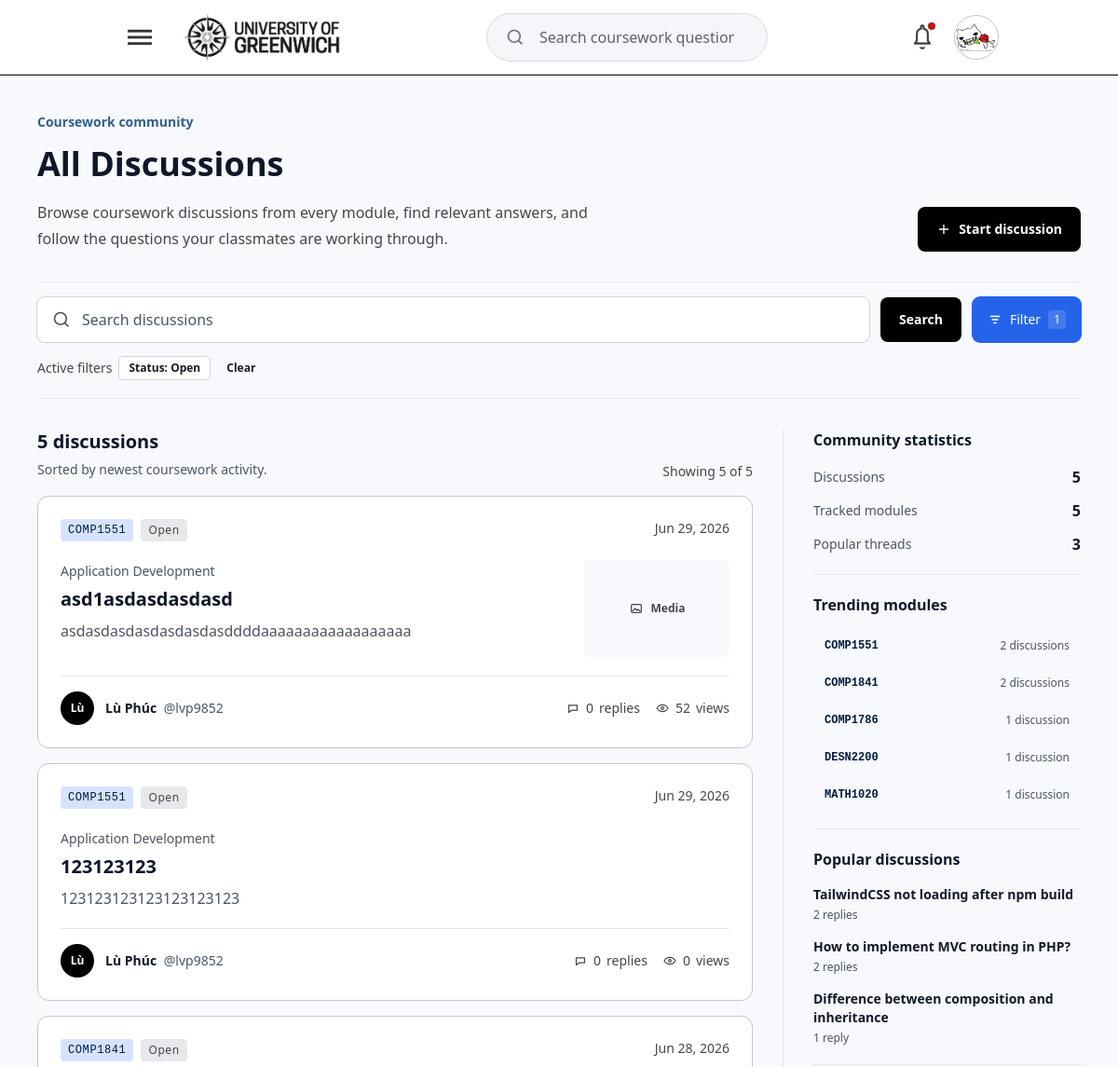
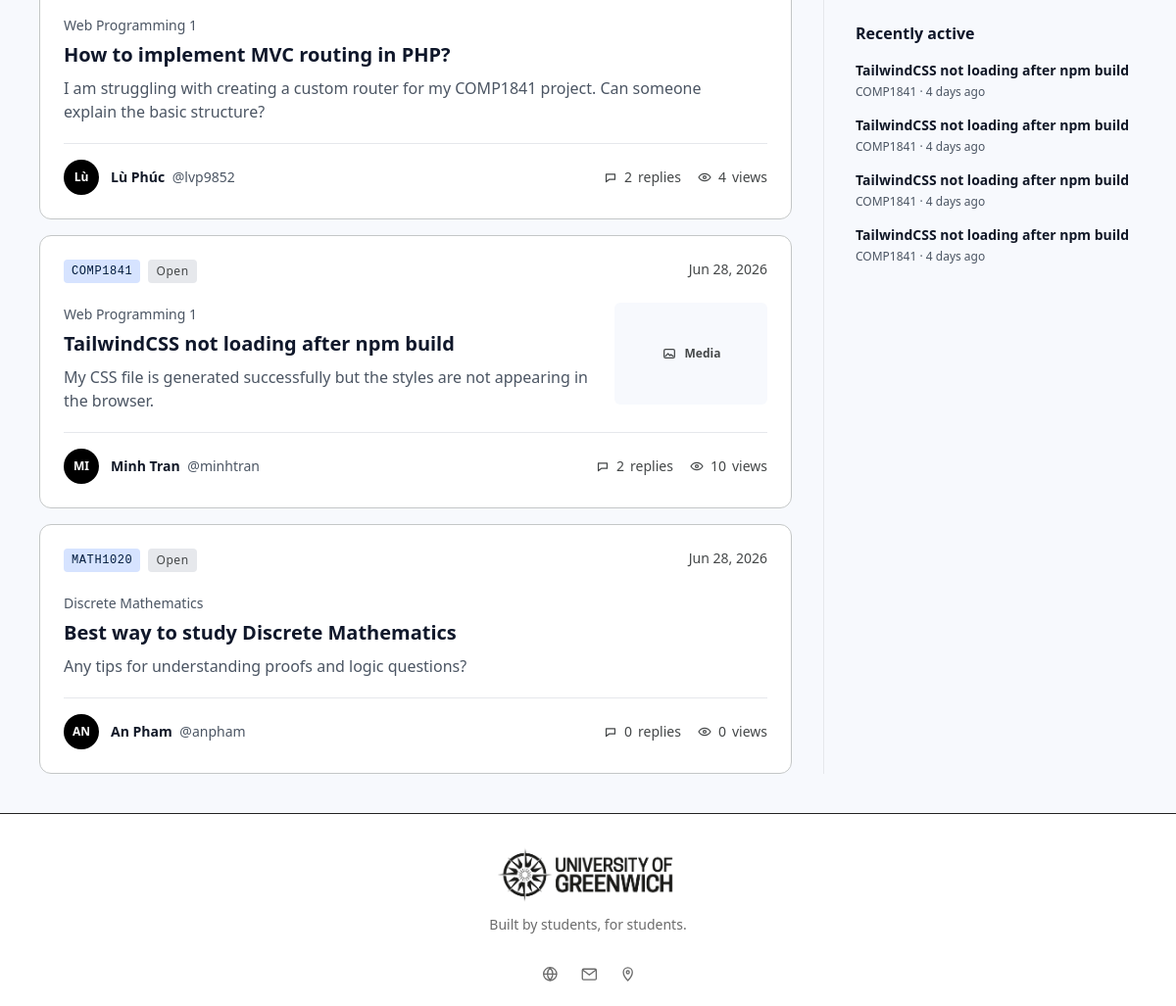
The page /discussions/unsolved (signed in) on the database its author committed (2 pictures, top to bottom).
### tables this page shows
CREATE TABLE `posts` (
  `id` int(11) NOT NULL AUTO_INCREMENT,
  `title` varchar(255) NOT NULL,
  `slug` varchar(255) DEFAULT NULL,
  `content` text NOT NULL,
  `status` enum('open','solved') DEFAULT 'open',
  `user_id` int(11) NOT NULL,
  `module_id` int(11) NOT NULL,
  `created_at` timestamp NOT NULL DEFAULT current_timestamp(),
  `updated_at` timestamp NULL DEFAULT NULL,
  `deleted_at` timestamp NULL DEFAULT NULL,
  PRIMARY KEY (`id`),
  UNIQUE KEY `slug` (`slug`),
  KEY `fk_posts_user` (`user_id`),
  KEY `fk_posts_module` (`module_id`),
  CONSTRAINT `fk_posts_module` FOREIGN KEY (`module_id`) REFERENCES `modules` (`id`) ON DELETE CASCADE,
  CONSTRAINT `fk_posts_user` FOREIGN KEY (`user_id`) REFERENCES `users` (`id`) ON DELETE CASCADE
);

CREATE TABLE `modules` (
  `id` int(11) NOT NULL AUTO_INCREMENT,
  `module_code` varchar(20) NOT NULL,
  `module_name` varchar(150) NOT NULL,
  `description` text DEFAULT NULL,
  `created_at` timestamp NOT NULL DEFAULT current_timestamp(),
  `updated_at` timestamp NULL DEFAULT NULL,
  PRIMARY KEY (`id`),
  UNIQUE KEY `module_code` (`module_code`)
);

### app/Views/discussions/index.php (the view, shortened to what the rows shown need)
<?php
$feedPosts = $posts ?? $discussions ?? [];
$popularDiscussions = $popularDiscussions ?? [];
$totalDiscussions = (int) ($totalDiscussions ?? count($feedPosts));
$discussionCountLabel = $totalDiscussions === 1 ? '1 discussion' : $totalDiscussions . ' discussions';
?>
<section class="box-border min-h-screen bg-[#f7f9fd] px-4 py-8 font-sans text-[#191c1f] sm:px-6 lg:px-10 lg:py-10">
    <div class="mx-auto flex max-w-[1280px] flex-col gap-8">
        <section class="grid gap-6 lg:grid-cols-[minmax(0,1fr)_auto] lg:items-end" aria-labelledby="discussions-title">
            <div class="max-w-3xl">
                <h1 id="discussions-title" class="mt-3 text-3xl font-semibold leading-tight text-[#0F172A] sm:text-4xl">
                    All Discussions
                </h1>
            </div>
        </section>
        <div class="grid gap-8 lg:grid-cols-[minmax(0,1fr)_320px]">
            <section class="min-w-0" aria-labelledby="discussion-feed-heading">
                <div class="mb-4 flex flex-wrap items-end justify-between gap-3">
                    <div>
                        <h2 id="discussion-feed-heading" class="text-xl font-semibold leading-7 text-[#0F172A]">
                            <?= htmlspecialchars($discussionCountLabel, ENT_QUOTES, 'UTF-8') ?>
                        </h2>
                    </div>
                </div>
                <?php if (!empty($feedPosts)): ?>
                    <div class="grid gap-4">
                        <?php foreach ($feedPosts as $post): ?>
                            <?php
                            $replyCount = (int) ($post['replies'] ?? $post['reply_count'] ?? 0);
                            $status = (string) ($post['status'] ?? 'Open');
                            $statusTone = (string) ($post['status_tone'] ?? (strtolower($status) === 'solved' ? 'green' : 'neutral'));
                            $postUrl = (string) ($post['url'] ?? '#');
                            $postTitle = (string) ($post['title'] ?? 'Untitled discussion');
                            $postImage = (string) ($post['image'] ?? '');
                            $replyLabel = $replyCount === 1 ? 'reply' : 'replies';
                            $viewCount = (string) ($post['views'] ?? $post['view_count'] ?? '0');
                            $viewLabel = $viewCount === '1' ? 'view' : 'views';
                            ?>
                            <article class="group rounded-xl border border-[#c4c7c7] bg-white p-5 transition duration-200 hover:border-black focus-within:ring-2 focus-within:ring-black/10 sm:p-6">
                                <div class="flex flex-col gap-5">
                                    <div class="flex flex-wrap items-start justify-between gap-3">
                                        <div class="flex min-w-0 flex-wrap gap-2">
                                            <span class="inline-flex max-w-full items-center rounded bg-[#d6e3ff] px-2 py-1 font-mono text-xs font-medium tracking-[0.05em] text-[#001b3d]">
                                                <span class="truncate"><?= htmlspecialchars((string) ($post['module'] ?? 'MODULE'), ENT_QUOTES, 'UTF-8') ?></span>
                                            </span>
                                            <span class="inline-flex items-center gap-1 rounded px-2 py-1 text-xs font-medium tracking-[0.05em] <?= $statusTone === 'green' ? 'bg-[#dcfce7] text-[#166534]' : 'bg-[#e6e8ec] text-[#444748]' ?>">
                                                <?= htmlspecialchars($status, ENT_QUOTES, 'UTF-8') ?>
                                            </span>
                                        </div>
                                        <time class="text-sm font-medium text-[#444748]">
                                            <?= htmlspecialchars((string) ($post['created_at'] ?? $post['time'] ?? 'Recently'), ENT_QUOTES, 'UTF-8') ?>
                                        </time>
                                    </div>
                                    <div class="grid gap-4 sm:grid-cols-[minmax(0,1fr)_auto]">
                                        <div class="min-w-0">
                                            <?php if (!empty($post['module_name'])): ?>
                                                <p class="text-sm font-medium leading-6 text-[#4B5563]" dir="auto">
                                                    <?= htmlspecialchars((string) $post['module_name'], ENT_QUOTES, 'UTF-8') ?>
                                                </p>
                                            <?php endif; ?>
                                            <h3 class="mt-1 text-xl font-semibold leading-7 text-[#0F172A] [overflow-wrap:anywhere]" dir="auto">
                                                <a
                                                    href="<?= htmlspecialchars($postUrl, ENT_QUOTES, 'UTF-8') ?>"
                                                    class="rounded-sm transition duration-200 hover:text-emerald-800 focus-visible:outline-2 focus-visible:outline-offset-2 focus-visible:outline-black"
                                                >
                                                    <?= htmlspecialchars($postTitle, ENT_QUOTES, 'UTF-8') ?>
                                                </a>
                                            </h3>
                                            <p class="mt-2 line-clamp-2 max-w-2xl text-base leading-6 text-[#4B5563] [overflow-wrap:anywhere]" dir="auto">
                                                <?= htmlspecialchars((string) ($post['excerpt'] ?? 'No preview is available yet.'), ENT_QUOTES, 'UTF-8') ?>
                                            </p>
                                        </div>
                                        <?php if ($postImage !== ''): ?>
                                            <a
                                                href="<?= htmlspecialchars($postUrl, ENT_QUOTES, 'UTF-8') ?>"
                                                class="flex h-[104px] w-full items-center justify-center gap-2 rounded-md bg-[#f7f9fd] text-xs font-semibold text-[#444748] transition duration-200 hover:bg-[#eef1f6] hover:text-[#191c1f] focus-visible:outline-2 focus-visible:outline-offset-2 focus-visible:outline-black sm:w-[156px]"
                                                aria-label="Open discussion with attached media: <?= htmlspecialchars($postTitle, ENT_QUOTES, 'UTF-8') ?>"
                                            >
                                                <svg viewBox="0 0 18 18" class="size-4 shrink-0" fill="none" aria-hidden="true">
                                                    <rect x="3" y="4" width="12" height="10" rx="1.6" stroke="currentColor" stroke-width="1.4" />
                                                    <path d="m4.5 12 3-3 2.2 2.2 1.2-1.2 2.6 2" stroke="currentColor" stroke-width="1.4" stroke-linecap="round" stroke-linejoin="round" />
                                                </svg>
                                                Media
                                            </a>
                                        <?php endif; ?>
                                    </div>
                                    <div class="flex flex-wrap items-center justify-between gap-4 border-t border-[#e6e8ec] pt-4">
                                        <div class="flex min-w-0 items-center gap-3">
                                            <span class="flex size-9 shrink-0 items-center justify-center rounded-full bg-black text-xs font-semibold text-white" aria-hidden="true">
                                                <?= htmlspecialchars((string) ($post['avatar'] ?? 'S'), ENT_QUOTES, 'UTF-8') ?>
                                            </span>
                                            <p class="min-w-0 text-sm leading-6 text-[#4B5563] [overflow-wrap:anywhere]" dir="auto">
                                                <span class="font-semibold text-[#111827]">
                                                    <?= htmlspecialchars((string) ($post['author'] ?? 'Student'), ENT_QUOTES, 'UTF-8') ?>
                                                </span>
                                                <?php if (!empty($post['author_handle'])): ?>
                                                    <span class="ml-1"><?= htmlspecialchars((string) $post['author_handle'], ENT_QUOTES, 'UTF-8') ?></span>
                                                <?php endif; ?>
                                            </p>
                                        </div>
                                        <div class="flex items-center gap-4 text-sm font-medium text-[#444748]" aria-label="Discussion engagement">
                                            <span class="inline-flex items-center gap-1.5">
                                                <svg viewBox="0 0 18 18" class="size-4 shrink-0" fill="none" aria-hidden="true">
                                                    <path d="M4 5.5h10v6H7.4L4 14.2V5.5Z" stroke="currentColor" stroke-width="1.4" stroke-linejoin="round" />
                                                </svg>
                                                <?= htmlspecialchars((string) $replyCount, ENT_QUOTES, 'UTF-8') ?>
                                                <span><?= htmlspecialchars($replyLabel, ENT_QUOTES, 'UTF-8') ?></span>
                                            </span>
                                            <span class="inline-flex items-center gap-1.5">
                                                <svg viewBox="0 0 20 20" class="size-4 shrink-0" fill="none" aria-hidden="true">
                                                    <path d="M2.5 10s2.7-4.5 7.5-4.5 7.5 4.5 7.5 4.5-2.7 4.5-7.5 4.5S2.5 10 2.5 10Z" stroke="currentColor" stroke-width="1.5" />
                                                    <circle cx="10" cy="10" r="1.8" stroke="currentColor" stroke-width="1.5" />
                                                </svg>
                                                <?= htmlspecialchars($viewCount, ENT_QUOTES, 'UTF-8') ?>
                                                <span><?= htmlspecialchars($viewLabel, ENT_QUOTES, 'UTF-8') ?></span>
                                            </span>
                                        </div>
                                    </div>
                                </div>
                            </article>
                        <?php endforeach; ?>
                    </div>
                <?php endif; ?>
            </section>
            <aside class="flex flex-col border-t border-[#e6e8ec] pt-2 lg:border-t-0 lg:border-l lg:pl-8 lg:pt-0" aria-label="Discussion sidebar">
                <section class="border-b border-[#e6e8ec] py-5 lg:pt-0" aria-labelledby="community-stats-heading">
                    <h2 id="community-stats-heading" class="text-base font-semibold text-[#0F172A]">Community statistics</h2>
                </section>
                <section class="border-b border-[#e6e8ec] py-5" aria-labelledby="trending-modules-heading">
                    <h2 id="trending-modules-heading" class="text-base font-semibold text-[#0F172A]">Trending modules</h2>
                </section>
                <section class="border-b border-[#e6e8ec] py-5" aria-labelledby="popular-discussions-heading">
                    <h2 id="popular-discussions-heading" class="text-base font-semibold text-[#0F172A]">Popular discussions</h2>
                    <div class="mt-4 grid gap-4">
                        <?php if (!empty($popularDiscussions)): ?>
                            <?php foreach ($popularDiscussions as $discussion): ?>
                                <a
                                    href="<?= htmlspecialchars((string) ($discussion['url'] ?? '#'), ENT_QUOTES, 'UTF-8') ?>"
                                    class="block rounded-md text-[#111827] transition duration-200 hover:text-emerald-800 focus-visible:outline-2 focus-visible:outline-offset-2 focus-visible:outline-black"
                                >
                                    <span class="block text-sm font-semibold leading-5 [overflow-wrap:anywhere]" dir="auto">
                                        <?= htmlspecialchars((string) ($discussion['title'] ?? 'Untitled discussion'), ENT_QUOTES, 'UTF-8') ?>
                                    </span>
                                    <span class="mt-1 block text-xs font-medium text-[#4B5563]">
                                        <?= htmlspecialchars((string) ($discussion['replies'] ?? 0), ENT_QUOTES, 'UTF-8') ?>
                                        <?= ((int) ($discussion['replies'] ?? 0)) === 1 ? 'reply' : 'replies' ?>
                                    </span>
                                </a>
                            <?php endforeach; ?>
                        <?php else: ?>
                            <p class="text-sm leading-6 text-[#4B5563]">Popular questions will appear when replies are added.</p>
                        <?php endif; ?>
                    </div>
                </section>
                <section class="pt-6" aria-labelledby="recently-active-heading">
                    <h2 id="recently-active-heading" class="text-base font-semibold text-[#0F172A]">Recently active</h2>
                </section>
            </aside>
        </div>
    </div>
</section>

### rows shown on the page
posts: module.module_code "COMP1551", status "Open", created_at "Jun 29, 2026", module.module_name "Application Development", title "asd1asdasdasdasd", content "asdasdasdasdasdasdasddddaaaaaaaaaaaaaaaaaa", avatar "Lù", author "Lù Phúc", author_handle "@lvp9852", replyCount "0", replyLabel "replies", viewCount "52", viewLabel "views"
posts: module.module_code "COMP1551", status "Open", created_at "Jun 29, 2026", module.module_name "Application Development", title "123123123", content "123123123123123123123", avatar "Lù", author "Lù Phúc", author_handle "@lvp9852", replyCount "0", replyLabel "replies", viewCount "0", viewLabel "views"
posts: module.module_code "COMP1841", status "Open", created_at "Jun 28, 2026", module.module_name "Web Programming 1", title "How to implement MVC routing in PHP?", content "I am struggling with creating a custom router for my COMP1841 project. Can someone explain the basic structure?", avatar "Lù", author "Lù Phúc", author_handle "@lvp9852", replyCount "2", replyLabel "replies", viewCount "4", viewLabel "views", replies "2"
posts: module.module_code "MATH1020", status "Open", created_at "Jun 28, 2026", module.module_name "Discrete Mathematics", title "Best way to study Discrete Mathematics", content "Any tips for understanding proofs and logic questions?", avatar "AN", author "An Pham", author_handle "@anpham", replyCount "0", replyLabel "replies", viewCount "0", viewLabel "views"
posts: title "Difference between composition and inheritance", replies "1", shows "reply"

### other values the page prints
$activeFilterCount - ($hasSearch ? 1 : 0) "1"
$filterLabel "Status: Open"
$discussionCountLabel "5 discussions"
$visibleCount "5"
$totalDiscussions "5"
$post['module'] "COMP1841"
$status "Open"
$post['created_at'] "Jun 28, 2026"
$post['module_name'] "Web Programming 1"
$postTitle "TailwindCSS not loading after npm build"
$post['excerpt'] "My CSS file is generated successfully but the styles are not appearing in the browser."
$post['avatar'] "MI"
$post['author'] "Minh Tran"
$post['author_handle'] "@minhtran"
$replyCount "2"
